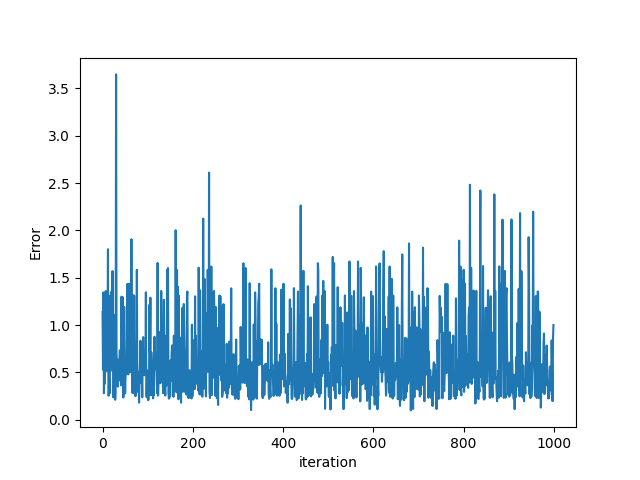

This figure's Python source:
import pandas
import numpy
import matplotlib.pyplot as plt
from math import sqrt
import random as rd

def expected_value(features_matrix, final_mat):
	exp_value = numpy.matmul(features_matrix, final_mat)
	return exp_value

def feature_derivative(errors, feature):
	derivative = numpy.sum(errors*feature)
	return derivative


def miniBGDA(features_matrix, output, alpha, epsilon, max_iter, size):
	converge = False
	weights = numpy.ones(len(features_matrix[0]))
	weights[0], weights[2], weights[3] = -4900, 5500, 19000
	m = features_matrix.shape[0]
	itr = 0

	J = ((expected_value(features_matrix, weights) - output)**2).sum()
	arr = []
	half = int(size/2)
	while not converge:
		k = rd.randint(half, (m-half))
		prediction = expected_value(features_matrix[(k-half):(k+half)], weights)
		errors = prediction - output[(k-half):(k+half)]

		grad = numpy.zeros(len(weights))

		for i in range(len(weights)):
			derivative = feature_derivative(errors, features_matrix[(k-half):(k+half), i])
			grad[i] = (1.0/m)*derivative

		temp = numpy.zeros(len(weights))

		for i in range(len(weights)):
			temp[i] = weights[i] - alpha*grad[i]

		for i in range(len(weights)):
			weights[i] = temp[i]

		e = ((expected_value(features_matrix[(k-half):(k+half)], weights) - output[(k-half):(k+half)])**2).sum()
		arr.append(e)
		if abs(J-e) <= epsilon:
			print("Converged, iteration :", itr)
			converge = True

		J = e
		itr += 1
		#print(J)

		if itr == max_iter:
			print("Max limit exceeded !")
			converge = True
	vec = numpy.array(arr)
	return(weights, vec)

def get_np_data(data_frame, features, output):
	data_frame['constant'] = 1 #adding a constant column
	features = ['constant'] + features #adding constant feature
	#selecting the columns related to features
	df_features = data_frame[features]
	#converting it to numpy matrix
	features_matrix = df_features.to_numpy()
	#now the output
	out = data_frame[output]
	out_arr = out.to_numpy()
	return (features_matrix, out_arr)


df = pandas.read_csv("Housing_Price_Data.csv")
train, test = df[:round(len(df)*0.7)], df[round(len(df)*0.7):]

#modeling data
features_matrix, output = get_np_data(train, ['lotsize', 'bedrooms', 'bathrms'], 'price')
alpha = 4e-7
epsilon = 0.09
max_iter = 2e6
size = 30 #batch

# predictor
print("Mini Batch GDA ! Hence results may vary")
weights, vec = miniBGDA(features_matrix, output, alpha, epsilon, max_iter, size)
print("weights :", weights)

#prediction on testing data
test_features, test_output = get_np_data(test, ['lotsize', 'bedrooms', 'bathrms'], 'price')

exp_output = expected_value(test_features, weights)
rss = ((test_output - exp_output)**2).sum()
print("RSS error(inverse of accuracy) :", round(rss))

#plotting
plt.plot(range(1000), (vec[len(vec)-1000:]/vec[len(vec)-1]), '-')
plt.xlabel('iteration')
plt.ylabel('Error')
plt.show()
